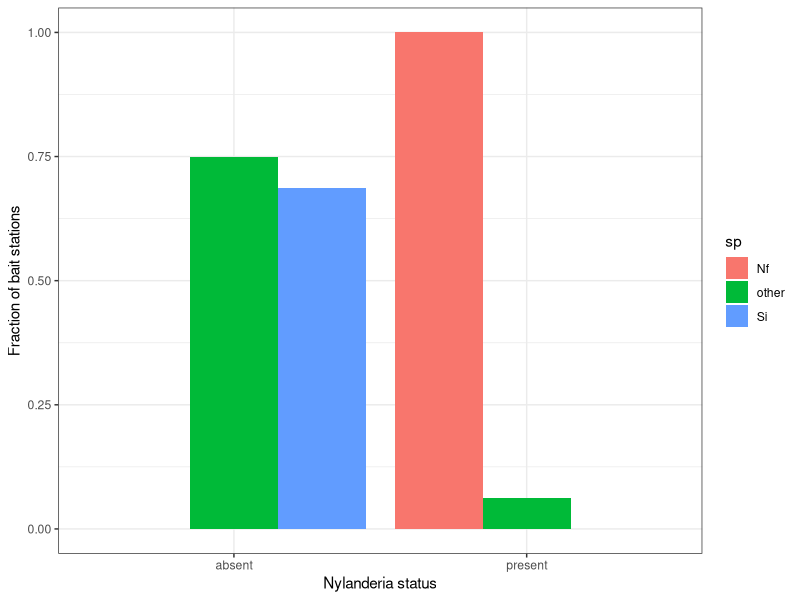
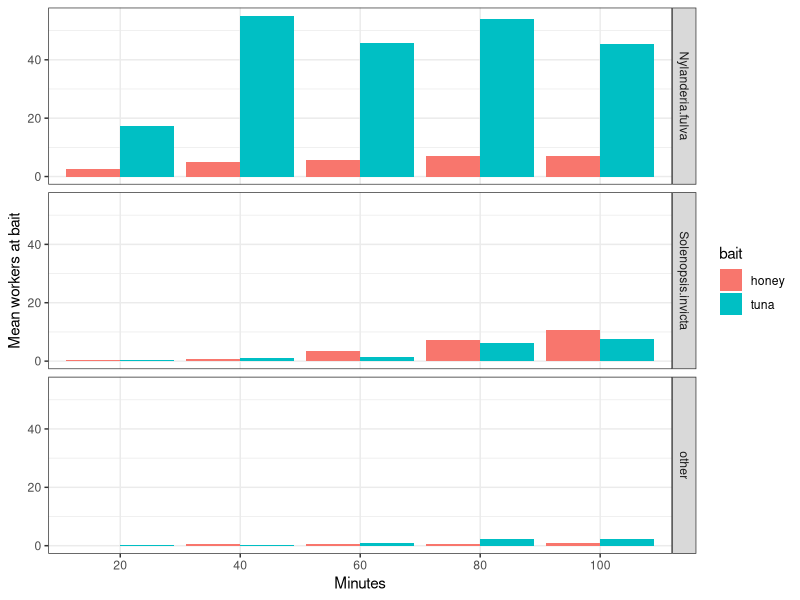
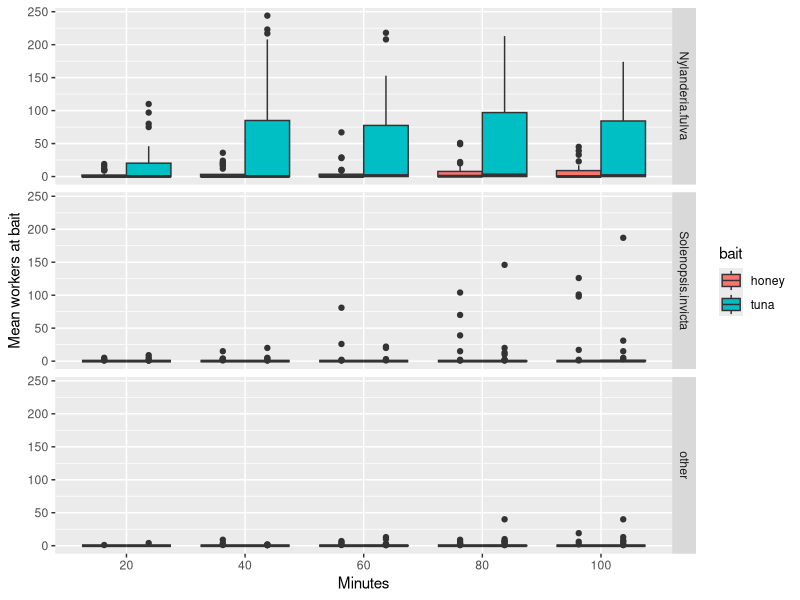

These figures' R source, in order:
## Purpose: import,  'clean', and visualize the baiting data from Cassidy Kempf (fieldwork conducted in Sept/Oct 2016)

## load packages
library(tidyverse)

## read in data from the original file, located in MillerLab dropbox (may need to update this directory on different computers)
bait<-read.csv("kempf_baiting_data.csv")
str(bait)

## there is a weird entry of 10* for one species. replace this with just 10
bait$H.Pheidole.dentata[which(bait$H.Pheidole.dentata=="10*")] <- "10"
## convert factor to integer
bait$H.Pheidole.dentata <- (as.integer(levels(bait$H.Pheidole.dentata))[bait$H.Pheidole.dentata])

## There is one species that has no tuna. I am going to create it, which will make the next steps easier
bait$T.Unidentified.2 <- NA
## another column is mis-spelled
bait$H.Unidentified.1 <- bait$H.Undientified.1

##convert wide to long
honey <- bait[,c("Day","Site","Station","Round",
        "H.Pheidole.dentata","H.Solenopsis.invicta",
        "H.Tapinoma.sessile","H.Nylanderia.fulva","H.Pheidole.moerens",
        "H.Camponotus.pennsylvanicus","H.Crematogaster.sp","H.Unidentified.1",
        "H.Aphaenogaster.treatae","H.Unidentified.2","H.Cyphomyrmex.rimosus")]
honey$bait<-"honey"
names(honey)[5:15] <- str_sub(names(honey)[5:15],3)

tuna <- bait[,c("Day","Site","Station","Round",
                "T.Pheidole.dentata","T.Solenopsis.invicta",
                 "T.Tapinoma.sessile","T.Nylanderia.fulva","T.Pheidole.moerens",
                 "T.Camponotus.pennsylvanicus","T.Crematogaster.sp","T.Unidentified.1",
                 "T.Aphaenogaster.treatae","T.Unidentified.2","T.Cyphomyrmex.rimosus")]
tuna$bait<-"tuna"
names(tuna)[5:15] <- str_sub(names(tuna)[5:15],3)

##these should be the same dim
dim(honey);dim(tuna)

## read in and merge site data
sites <- read.csv("kempf_site_data.csv") %>% 
  mutate(site=interaction(Day,Site))

## now bind, replace NA with zero, make site unique, and convert "round" to minutes
bait_long <- left_join(bind_rows(honey,tuna)%>% 
  replace(is.na(.), 0) %>% 
  mutate(site=interaction(Day,Site),
         minute=Round*20),sites,by="site") %>% 
  mutate(other=Pheidole.dentata+Tapinoma.sessile+Pheidole.moerens+
           Camponotus.pennsylvanicus+Crematogaster.sp+Unidentified.1+
           Aphaenogaster.treatae+Unidentified.2+Cyphomyrmex.rimosus)

## aggregate time points by station and get fraction of stations visited by 2 invaders
bait_long %>% 
  group_by(site,Station,Nfulva) %>% 
  summarise(Si=sum(Solenopsis.invicta),
            Nf=sum(Nylanderia.fulva),
            other=sum(other)) %>% 
  mutate(Si_present=Si>0,
         Nf_present=Nf>0,
         other_present=other>0) %>% 
  group_by(Nfulva) %>% 
  summarise(Si=mean(Si_present),
            Nf=mean(Nf_present),
            other=mean(other_present)) %>% 
  gather(key="sp",value="fraction",Si,Nf,other) %>% 
  ggplot(aes(x=Nfulva,y=fraction,fill=sp))+
  geom_bar(stat="identity",position=position_dodge())+
  labs(y="Fraction of bait stations",
       x="Nylanderia status")+
  theme_bw()

## time to recruitment
bait_long %>% 
  select(site,Station,bait,Solenopsis.invicta,Nylanderia.fulva,other,minute) %>% 
  group_by(as.factor(minute),bait) %>% 
  summarise(Nylanderia.fulva = mean(Nylanderia.fulva),
            Solenopsis.invicta = mean(Solenopsis.invicta),
            other = mean(other)) %>% 
  gather(key="sp",value="Mean",Solenopsis.invicta,Nylanderia.fulva,other) %>% 
  mutate(sp = factor(sp,levels=c("Nylanderia.fulva","Solenopsis.invicta","other"))) %>% 
  ggplot(aes(x=`as.factor(minute)`,y=Mean,fill=bait))+
  geom_bar(stat="identity",position=position_dodge())+
  labs(y="Mean workers at bait",
       x="Minutes")+
  facet_grid(sp~.)+
  theme_bw()


bait_long %>% 
  select(site,Station,bait,Solenopsis.invicta,Nylanderia.fulva,other,minute) %>% 
  group_by(as.factor(minute),bait) %>% 
  gather(key="sp",value="workers",Solenopsis.invicta,Nylanderia.fulva,other) %>% 
  mutate(sp = factor(sp,levels=c("Nylanderia.fulva","Solenopsis.invicta","other"))) %>% 
  ggplot(aes(x=`as.factor(minute)`,y=workers,fill=bait))+
  geom_boxplot(position=position_dodge())+
  labs(y="Mean workers at bait",
       x="Minutes")+
  facet_grid(sp~.)
